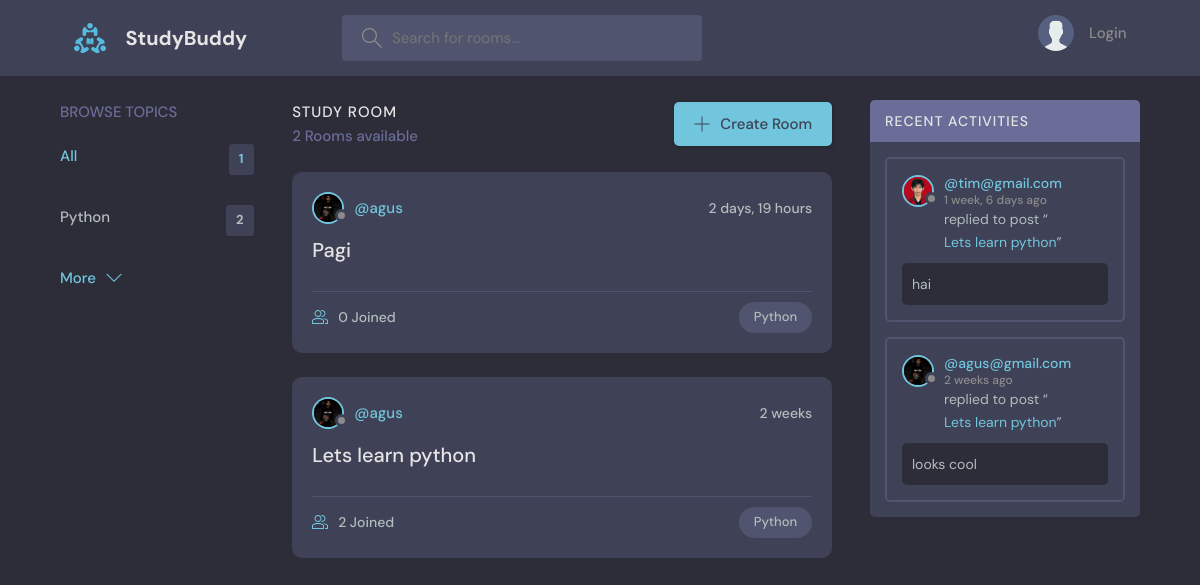
The page / on the database its author committed.
### base/models.py (models this page shows, shortened)
class Topic(models.Model):
    name = models.CharField(max_length=200)

class Room(models.Model):
    host = models.ForeignKey(User, on_delete=models.SET_NULL, null=True)
    topic = models.ForeignKey(Topic, on_delete=models.SET_NULL, null=True)
    name = models.CharField(max_length=200)
    description = models.TextField(null=True, blank=True)
    participants = models.ManyToManyField(User, related_name='participants', blank=True)
    updated = models.DateTimeField(auto_now=True)
    created = models.DateTimeField(auto_now_add=True)
    class Meta:
        ordering = ['-updated', '-created']
    def __str__(self):
        return self.name

class User(AbstractUser):
    name = models.CharField(max_length=200, null=True)
    email = models.EmailField(unique=True, null=True)
    bio = models.TextField(null=True)
    avatar = models.ImageField(null=True, default="avatar.svg")
    USERNAME_FIELD = 'email'
    REQUIRED_FIELDS = []

class Message(models.Model):
    user = models.ForeignKey(User, on_delete=models.CASCADE)
    room =  models.ForeignKey(Room, on_delete=models.CASCADE)
    body = models.TextField()
    updated = models.DateTimeField(auto_now=True)
    created = models.DateTimeField(auto_now_add=True)
    class Meta:
        ordering = ['-updated', '-created']

### base/views.py (the view)
# urls.py: path('', views.home, name="home"),
def home(request):
    q = request.GET.get('q') if request.GET.get('q') != None else ''
    rooms = Room.objects.filter (
        Q(topic__name__icontains=q) |
        Q(name__icontains=q) |
        Q(description__icontains=q)
    )
    topics = Topic.objects.all()[0:5]
    room_count = rooms.count()
    room_messages = Message.objects.filter(Q(room__topic__name__icontains=q))
    context = {'rooms': rooms, 'topics': topics,
               'room_count': room_count, 'room_messages':room_messages}
    return render(request, 'base/home.html', context )

### base/templates/base/home.html (shortened to what this page needs)
{% extends 'main.html' %}
{% block content %}
<main class="layout layout--3">
  <div class="container">
    {% include 'base/topics_component.html' %}
    <div class="roomList">
      <div class="roomList__header">
        <div>
          <h2>Study Room</h2>
          <p>{{ rooms.count }} Rooms available</p>
        </div>
        <a class="btn btn--main" href="{% url 'create-room' %}">
          <svg version="1.1" xmlns="http://www.w3.org/2000/svg" width="32" height="32" viewBox="0 0 32 32">
            <title>add</title>
            <path d="M16.943 0.943h-1.885v14.115h-14.115v1.885h14.115v14.115h1.885v-14.115h14.115v-1.885h-14.115v-14.115z"></path>
          </svg>
          Create Room
        </a>
      </div>
      {% include 'base/feed_component.html' %}
    </div>
    {% include 'base/activity_component.html' %}
  </div>
</main>
{% endblock %}

### base/templates/base/topics_component.html
<div class="topics">
  <div class="topics__header">
    <h2>Browse Topics</h2>
  </div>
  <ul class="topics__list">
    <li>
      <a href="{% url 'home' %}" class="active">All <span>{{ topics.count }}</span></a>
    </li>
    {% for topic in topics %}
    <li>
      <a href="{% url 'home' %}?q={{ topic.name }}">{{ topic.name }}<span>{{ topic.room_set.all.count }}</span></a>
    </li>
    {% endfor %}
  </ul>
  <a class="btn btn--link" href="{% url 'topics' %}">
    More
    <svg version="1.1" xmlns="http://www.w3.org/2000/svg" width="32" height="32" viewBox="0 0 32 32">
      <title>chevron-down</title>
      <path d="M16 21l-13-13h-3l16 16 16-16h-3l-13 13z"></path>
    </svg>
  </a>
</div>

### base/templates/base/feed_component.html (shortened to what this page needs)
{% for room in rooms %}
<div class="roomListRoom">
  <div class="roomListRoom__header">
    <a href="{% url 'user-profile' room.host.id %}" class="roomListRoom__author">
      <div class="avatar avatar--small">
        <img src="{{ room.host.avatar.url }}" />
      </div>
      <span>@{{ room.host.username }}</span>
    </a>
    <div class="roomListRoom__actions">
      <span>{{ room.created|timesince }}</span>
    </div>
  </div>
  <div class="roomListRoom__content">
    <a href="{% url 'room' room.id%}">{{ room.name }}</a>
  </div>
  <div class="roomListRoom__meta">
    <a href="{% url 'room' room.id %}" class="roomListRoom__joined">
      {{ room.participants.all.count }} Joined
    </a>
    <p class="roomListRoom__topic">{{ room.topic.name }}</p>
  </div>
</div>
{% endfor %}

### base/templates/base/activity_component.html (shortened to what this page needs)
<div class="activities">
  <div class="activities__header">
    <h2>Recent Activities</h2>
  </div>
  {% for message in room_messages %}
  <div class="activities__box">
    <div class="activities__boxHeader roomListRoom__header">
      <a href="{% url 'user-profile' message.user.id %}" class="roomListRoom__author">
        <div class="avatar avatar--small">
          <img src="{{ message.user.avatar.url }}" />
        </div>
        <p>
          @{{ message.user }}
          <span>{{ message.created|timesince }} ago</span>
        </p>
      </a>
    </div>
    <div class="activities__boxContent">
      <p>replied to post “<a href="{% url 'room' message.room.id %}">{{ message.room }}</a>”</p>
      <div class="activities__boxRoomContent">{{ message.body }}</div>
    </div>
  </div>
  {% endfor %}
</div>

### rows shown on the page
Topic: name "Python", room_set.all.count "2"
Room: host.avatar (picture), host.username "agus", created "2 days, 19 hours", name "Pagi", participants.all.count "0", topic.name "Python"
Room: host.avatar (picture), host.username "agus", created "2 weeks", name "Lets learn python", participants.all.count "2", topic.name "Python"
Message: user.avatar (picture), user "tim@gmail.com", created "1 week, 6 days", room "Lets learn python", body "hai"
Message: user.avatar (picture), user "agus@gmail.com", created "2 weeks", room "Lets learn python", body "looks cool"

### other values the page prints
{{ topics.count }} "1"
{{ rooms.count }} "2"
